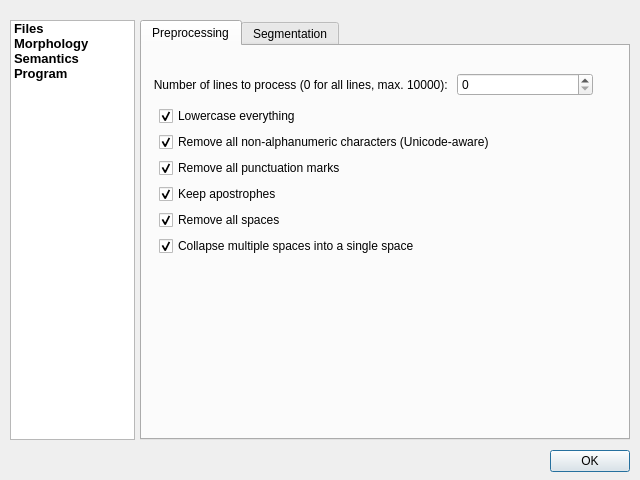
<?xml version="1.0" encoding="UTF-8"?>
<ui version="4.0">
 <class>Config</class>
 <widget class="QDialog" name="Config">
  <property name="windowModality">
   <enum>Qt::WindowModal</enum>
  </property>
  <property name="geometry">
   <rect>
    <x>0</x>
    <y>0</y>
    <width>640</width>
    <height>480</height>
   </rect>
  </property>
  <property name="minimumSize">
   <size>
    <width>640</width>
    <height>480</height>
   </size>
  </property>
  <property name="maximumSize">
   <size>
    <width>640</width>
    <height>480</height>
   </size>
  </property>
  <property name="windowTitle">
   <string>Settings</string>
  </property>
  <property name="styleSheet">
   <string notr="true"/>
  </property>
  <property name="modal">
   <bool>true</bool>
  </property>
  <widget class="QPushButton" name="btnOK">
   <property name="geometry">
    <rect>
     <x>550</x>
     <y>450</y>
     <width>80</width>
     <height>22</height>
    </rect>
   </property>
   <property name="text">
    <string>OK</string>
   </property>
  </widget>
  <widget class="QListWidget" name="lstConfigList">
   <property name="geometry">
    <rect>
     <x>10</x>
     <y>20</y>
     <width>125</width>
     <height>420</height>
    </rect>
   </property>
   <property name="sizePolicy">
    <sizepolicy hsizetype="Expanding" vsizetype="Expanding">
     <horstretch>0</horstretch>
     <verstretch>0</verstretch>
    </sizepolicy>
   </property>
   <property name="spacing">
    <number>8</number>
   </property>
   <property name="sortingEnabled">
    <bool>false</bool>
   </property>
   <item>
    <property name="text">
     <string>Files</string>
    </property>
    <property name="font">
     <font>
      <pointsize>10</pointsize>
      <weight>75</weight>
      <bold>true</bold>
     </font>
    </property>
   </item>
   <item>
    <property name="text">
     <string>Morphology</string>
    </property>
    <property name="font">
     <font>
      <pointsize>10</pointsize>
      <weight>75</weight>
      <bold>true</bold>
     </font>
    </property>
   </item>
   <item>
    <property name="text">
     <string>Semantics</string>
    </property>
    <property name="font">
     <font>
      <pointsize>10</pointsize>
      <weight>75</weight>
      <bold>true</bold>
     </font>
    </property>
   </item>
   <item>
    <property name="text">
     <string>Program</string>
    </property>
    <property name="font">
     <font>
      <pointsize>10</pointsize>
      <weight>75</weight>
      <bold>true</bold>
     </font>
    </property>
   </item>
  </widget>
  <widget class="QStackedWidget" name="stackSettings">
   <property name="geometry">
    <rect>
     <x>140</x>
     <y>20</y>
     <width>491</width>
     <height>421</height>
    </rect>
   </property>
   <property name="autoFillBackground">
    <bool>false</bool>
   </property>
   <property name="currentIndex">
    <number>1</number>
   </property>
   <widget class="QWidget" name="pFile">
    <widget class="QTabWidget" name="tw_pFile">
     <property name="geometry">
      <rect>
       <x>0</x>
       <y>0</y>
       <width>490</width>
       <height>420</height>
      </rect>
     </property>
     <property name="styleSheet">
      <string notr="true"/>
     </property>
     <property name="currentIndex">
      <number>0</number>
     </property>
     <widget class="QWidget" name="pFile_tabOpen">
      <attribute name="title">
       <string>Open</string>
      </attribute>
      <widget class="QCheckBox" name="chkRememberLastOpenDir">
       <property name="geometry">
        <rect>
         <x>10</x>
         <y>10</y>
         <width>269</width>
         <height>20</height>
        </rect>
       </property>
       <property name="text">
        <string>Remember the most recently open directory</string>
       </property>
       <property name="checked">
        <bool>true</bool>
       </property>
      </widget>
     </widget>
     <widget class="QWidget" name="pFile_tabSave">
      <attribute name="title">
       <string>Save</string>
      </attribute>
     </widget>
    </widget>
   </widget>
   <widget class="QWidget" name="pMorphology">
    <widget class="QTabWidget" name="tw_pMorphology">
     <property name="geometry">
      <rect>
       <x>0</x>
       <y>0</y>
       <width>490</width>
       <height>420</height>
      </rect>
     </property>
     <property name="maximumSize">
      <size>
       <width>16777208</width>
       <height>16777215</height>
      </size>
     </property>
     <property name="currentIndex">
      <number>0</number>
     </property>
     <widget class="QWidget" name="pMorphology_tabPreprocessing">
      <attribute name="title">
       <string>Preprocessing</string>
      </attribute>
      <widget class="QWidget" name="layoutWidget_4">
       <property name="geometry">
        <rect>
         <x>11</x>
         <y>60</y>
         <width>500</width>
         <height>321</height>
        </rect>
       </property>
       <layout class="QFormLayout" name="formLayout_6">
        <property name="fieldGrowthPolicy">
         <enum>QFormLayout::ExpandingFieldsGrow</enum>
        </property>
        <item row="2" column="1">
         <widget class="QCheckBox" name="chkProcLowercase">
          <property name="text">
           <string>Lowercase everything</string>
          </property>
          <property name="checked">
           <bool>true</bool>
          </property>
         </widget>
        </item>
        <item row="3" column="1">
         <widget class="QCheckBox" name="chkProcRemoveNonAlnum">
          <property name="text">
           <string>Remove all non-alphanumeric characters (Unicode-aware)</string>
          </property>
          <property name="checked">
           <bool>true</bool>
          </property>
         </widget>
        </item>
        <item row="4" column="1">
         <widget class="QCheckBox" name="chkProcRemovePunct">
          <property name="text">
           <string>Remove all punctuation marks</string>
          </property>
          <property name="checked">
           <bool>true</bool>
          </property>
         </widget>
        </item>
        <item row="5" column="1">
         <widget class="QCheckBox" name="chkProcKeepApostrophes">
          <property name="text">
           <string>Keep apostrophes</string>
          </property>
          <property name="checked">
           <bool>true</bool>
          </property>
         </widget>
        </item>
        <item row="7" column="1">
         <widget class="QCheckBox" name="chkProcCollapseMultipleSpaces">
          <property name="text">
           <string>Collapse multiple spaces into a single space</string>
          </property>
          <property name="checked">
           <bool>true</bool>
          </property>
         </widget>
        </item>
        <item row="6" column="1">
         <widget class="QCheckBox" name="chkProcRemoveSpaces">
          <property name="text">
           <string>Remove all spaces</string>
          </property>
          <property name="checked">
           <bool>true</bool>
          </property>
         </widget>
        </item>
       </layout>
      </widget>
      <widget class="QWidget" name="layoutWidget">
       <property name="geometry">
        <rect>
         <x>11</x>
         <y>23</y>
         <width>440</width>
         <height>31</height>
        </rect>
       </property>
       <layout class="QGridLayout" name="gridLayout_3">
        <item row="0" column="0">
         <widget class="QLabel" name="lblMaxLines">
          <property name="text">
           <string>Number of lines to process (0 for all lines, max. 10000): </string>
          </property>
          <property name="alignment">
           <set>Qt::AlignRight|Qt::AlignTrailing|Qt::AlignVCenter</set>
          </property>
         </widget>
        </item>
        <item row="0" column="1">
         <widget class="QSpinBox" name="sboxMaxLines">
          <property name="maximum">
           <number>10000</number>
          </property>
         </widget>
        </item>
       </layout>
      </widget>
     </widget>
     <widget class="QWidget" name="pMorphology_tabSegmentation">
      <attribute name="title">
       <string>Segmentation</string>
      </attribute>
      <widget class="QGroupBox" name="groupBox">
       <property name="geometry">
        <rect>
         <x>10</x>
         <y>10</y>
         <width>241</width>
         <height>121</height>
        </rect>
       </property>
       <property name="title">
        <string>Segmentation method</string>
       </property>
       <widget class="QRadioButton" name="rdPSCount">
        <property name="geometry">
         <rect>
          <x>10</x>
          <y>30</y>
          <width>210</width>
          <height>20</height>
         </rect>
        </property>
        <property name="text">
         <string>Predecessor and successor count</string>
        </property>
        <property name="checked">
         <bool>true</bool>
        </property>
       </widget>
       <widget class="QRadioButton" name="rdPSEntropy">
        <property name="geometry">
         <rect>
          <x>10</x>
          <y>60</y>
          <width>220</width>
          <height>20</height>
         </rect>
        </property>
        <property name="text">
         <string>Predecessor and successor entropy</string>
        </property>
       </widget>
       <widget class="QRadioButton" name="rdCharacterFrequencies">
        <property name="enabled">
         <bool>false</bool>
        </property>
        <property name="geometry">
         <rect>
          <x>10</x>
          <y>90</y>
          <width>146</width>
          <height>20</height>
         </rect>
        </property>
        <property name="text">
         <string>Character fre&amp;quencies</string>
        </property>
       </widget>
      </widget>
     </widget>
    </widget>
   </widget>
   <widget class="QWidget" name="pSemantics">
    <widget class="QTabWidget" name="tw_pProcessing">
     <property name="geometry">
      <rect>
       <x>0</x>
       <y>0</y>
       <width>490</width>
       <height>420</height>
      </rect>
     </property>
     <property name="currentIndex">
      <number>0</number>
     </property>
     <widget class="QWidget" name="pProcessing_tab1">
      <attribute name="title">
       <string>SENSE</string>
      </attribute>
      <widget class="QWidget" name="gridLayoutWidget">
       <property name="geometry">
        <rect>
         <x>20</x>
         <y>20</y>
         <width>220</width>
         <height>31</height>
        </rect>
       </property>
       <layout class="QGridLayout" name="gridLayout_5">
        <item row="0" column="0">
         <widget class="QLabel" name="lblHiddenLayerSize">
          <property name="text">
           <string>Hidden layer size:</string>
          </property>
         </widget>
        </item>
        <item row="0" column="1">
         <widget class="QSpinBox" name="sboxHiddenLayerSize">
          <property name="alignment">
           <set>Qt::AlignRight|Qt::AlignTrailing|Qt::AlignVCenter</set>
          </property>
          <property name="minimum">
           <number>10</number>
          </property>
          <property name="maximum">
           <number>10000</number>
          </property>
          <property name="value">
           <number>300</number>
          </property>
         </widget>
        </item>
       </layout>
      </widget>
     </widget>
    </widget>
   </widget>
   <widget class="QWidget" name="pProgram">
    <widget class="QTabWidget" name="tw_pProgram">
     <property name="geometry">
      <rect>
       <x>0</x>
       <y>0</y>
       <width>491</width>
       <height>421</height>
      </rect>
     </property>
     <property name="currentIndex">
      <number>0</number>
     </property>
     <widget class="QWidget" name="pProgram_tabSettings">
      <attribute name="title">
       <string>Settings</string>
      </attribute>
      <widget class="QCheckBox" name="chkConfirmOnExit">
       <property name="geometry">
        <rect>
         <x>20</x>
         <y>20</y>
         <width>111</width>
         <height>20</height>
        </rect>
       </property>
       <property name="text">
        <string>Confirm on exit</string>
       </property>
       <property name="checked">
        <bool>true</bool>
       </property>
      </widget>
      <widget class="QCheckBox" name="chkConsoleOutput">
       <property name="geometry">
        <rect>
         <x>20</x>
         <y>50</y>
         <width>121</width>
         <height>20</height>
        </rect>
       </property>
       <property name="text">
        <string>Console output</string>
       </property>
       <property name="checked">
        <bool>true</bool>
       </property>
      </widget>
     </widget>
    </widget>
   </widget>
  </widget>
 </widget>
 <resources/>
 <connections/>
</ui>
